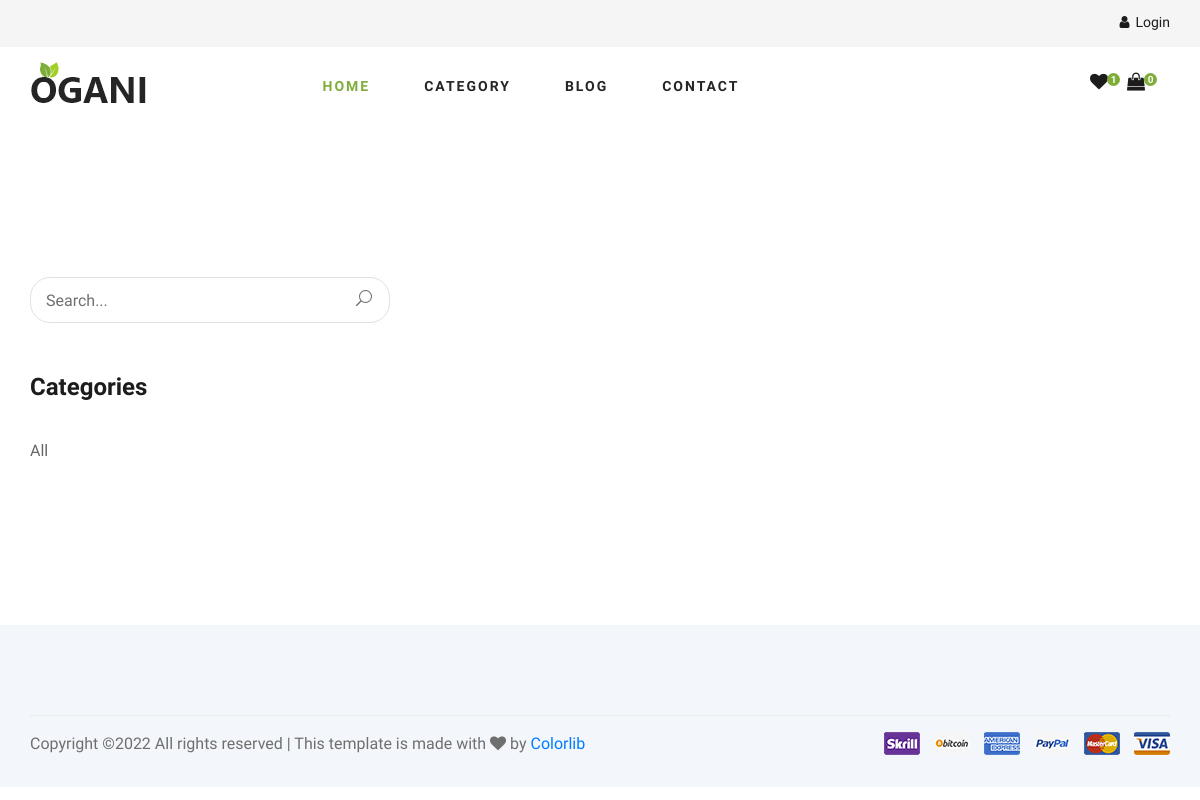
Page /blog/post on the earlier database version.
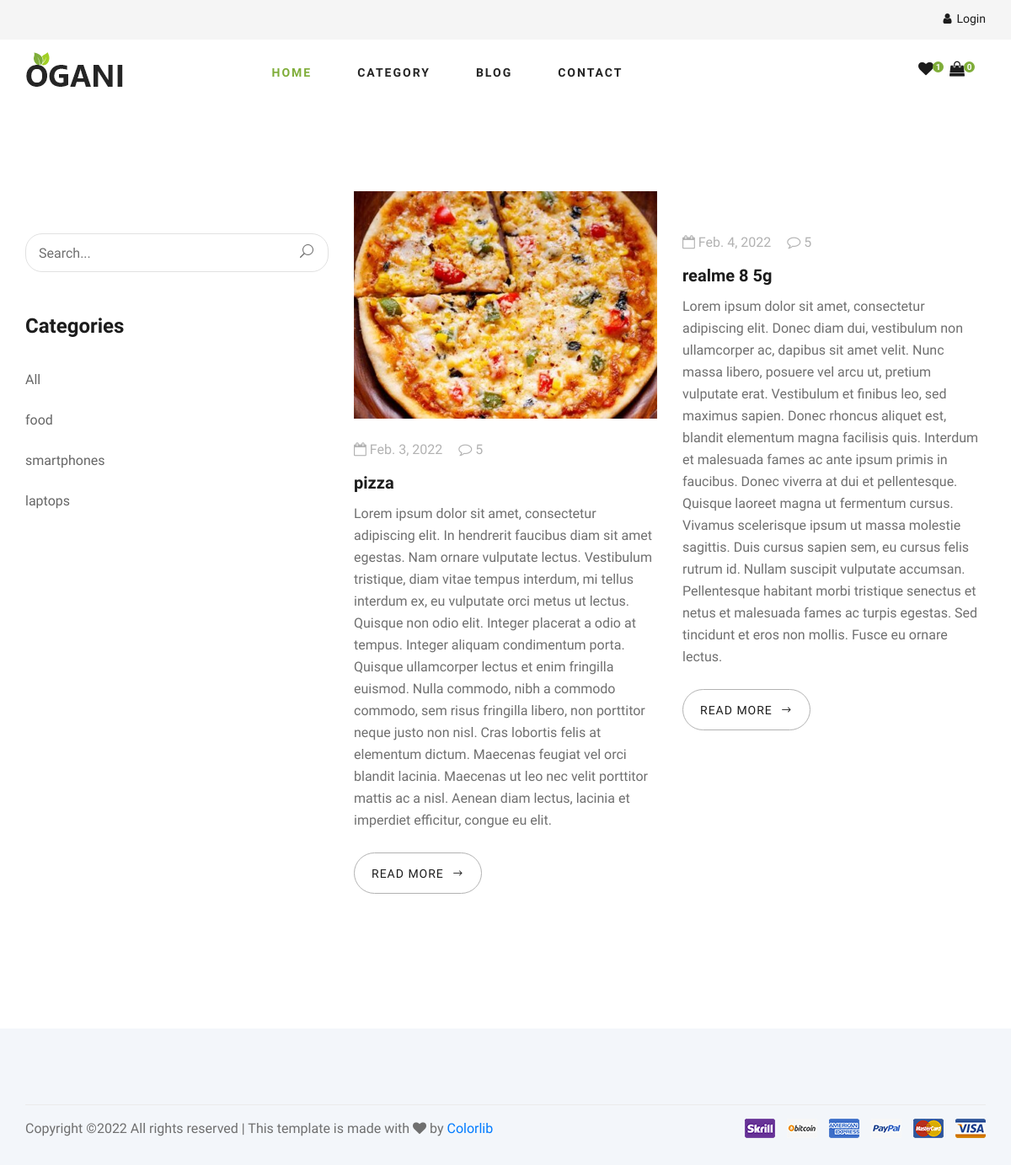
Same page on the later database version.
### blog/models.py (models this page shows, shortened)
class BlogCategory(models.Model):
    name=models.CharField(max_length=155)
    status=models.BooleanField(default=True)

class BlogPost(models.Model):
    category=models.ForeignKey(BlogCategory, on_delete=models.CASCADE, related_name="BlogPost")
    title=models.CharField(max_length=255)
    slug=models.SlugField()
    description=models.TextField()
    cover_image=models.ImageField()
    date=models.DateField()

### blog/views.py (the view, shortened to what this page needs)
# urls.py: path('post', views.Blogcategory.as_view(), name="NewPost" ),
class Blogcategory(View):
    template_name='blog.html'
    def get(self, request, blogCategory_id=None):
        blogPost=BlogPost.objects.all()
        navigationCategories=productCategory.objects.filter(status=True)
        blogCategories=BlogCategory.objects.all()
        context={
            'navigationCategories':navigationCategories,
            'blogCategories':blogCategories,
            'blogPost':blogPost,
        }
        return render(request, self.template_name, context)

### cart/templatetags/cartcount.py (called while the page is built)
@register.simple_tag
def cartCount(request):
    if request.user.is_authenticated:
        carts=Cart.objects.filter(user=request.user).aggregate(cart_sum=Sum('quantity'))
        return carts['cart_sum']
    return 0

### template/blog.html
{% extends 'base.html' %} {% block content %}
<section class="blog spad">
  <div class="container">
    <div class="row">
      <div class="col-lg-4 col-md-5">
        <div class="blog__sidebar">
          <div class="blog__sidebar__search">
            <form method="get" action="{% url 'NewPost' %}">
              <input type="text" name="search" placeholder="Search..." />
              <button type="submit"><span class="icon_search"></span></button>
            </form>
          </div>
          <div class="blog__sidebar__item">
            <h4>Categories</h4>
            <ul>
                <li><a href="#">All</a></li>
                {% for blogCategory in blogCategories %}
                <li><a href="{% url 'NewPost' blogCategory_id=blogCategory.id %}">{{blogCategory.name}}</a></li>
                {% endfor %}
            </ul>
          </div>
        </div>
      </div>
      <div class="col-lg-8 col-md-7">
        <div class="row">
            {% for post in blogPost %}
            <div class="col-lg-6 col-md-6 col-sm-6">
              <div class="blog__item">
                <div class="blog__item__pic">
                  <img src="{{post.cover_image.url}}" alt="" />
                </div>
                <div class="blog__item__text">
                  <ul>
                    <li><i class="fa fa-calendar-o"></i> {{post.date}}</li>
                    <li><i class="fa fa-comment-o"></i> 5</li>
                  </ul>
                  <h5><a href="#">{{post.title}}</a></h5>
                  <p>
                    {{post.description}}
                  </p>
                  <a href="{% url 'BlogPost' slug=post.slug %}" class="blog__btn"
                    >READ MORE <span class="arrow_right"></span
                  ></a>
                </div>
              </div>
            </div>
            {% endfor %}
        </div>
      </div>
    </div>
  </div>
</section>
{% endblock content %}

Differences in the rows shown:
added BlogCategory: name "food"
added BlogCategory: name "smartphones"
added BlogCategory: name "laptops"
added BlogPost: cover_image (picture), date "Feb. 3, 2022", title "pizza", description "Lorem ipsum dolor sit amet, consectetur adipiscing elit. In hendrerit faucibus diam sit amet egestas. Nam ornare vulputate lectus. Vestibulum tristique, diam vitae tempus interdum, mi tellus interdum ex, eu vulputate orci metus ut lectus. Quisque non odio elit. Integer placerat a odio at tempus. Integer aliquam condimentum porta. Quisque ullamcorper lectus et enim fringilla euismod. Nulla commodo, nibh a commodo commodo, sem risus fringilla libero, non porttitor neque justo non nisl. Cras lobortis felis at elementum dictum. Maecenas feugiat vel orci blandit lacinia. Maecenas ut leo nec velit porttitor mattis ac a nisl. Aenean diam lectus, lacinia et imperdiet efficitur, congue eu elit."
added BlogPost: date "Feb. 4, 2022", title "realme 8 5g", description "Lorem ipsum dolor sit amet, consectetur adipiscing elit. Donec diam dui, vestibulum non ullamcorper ac, dapibus sit amet velit. Nunc massa libero, posuere vel arcu ut, pretium vulputate erat. Vestibulum et finibus leo, sed maximus sapien. Donec rhoncus aliquet est, blandit elementum magna facilisis quis. Interdum et malesuada fames ac ante ipsum primis in faucibus. Donec viverra at dui et pellentesque. Quisque laoreet magna ut fermentum cursus. Vivamus scelerisque ipsum ut massa molestie sagittis. Duis cursus sapien sem, eu cursus felis rutrum id. Nullam suscipit vulputate accumsan. Pellentesque habitant morbi tristique senectus et netus et malesuada fames ac turpis egestas. Sed tincidunt…"
